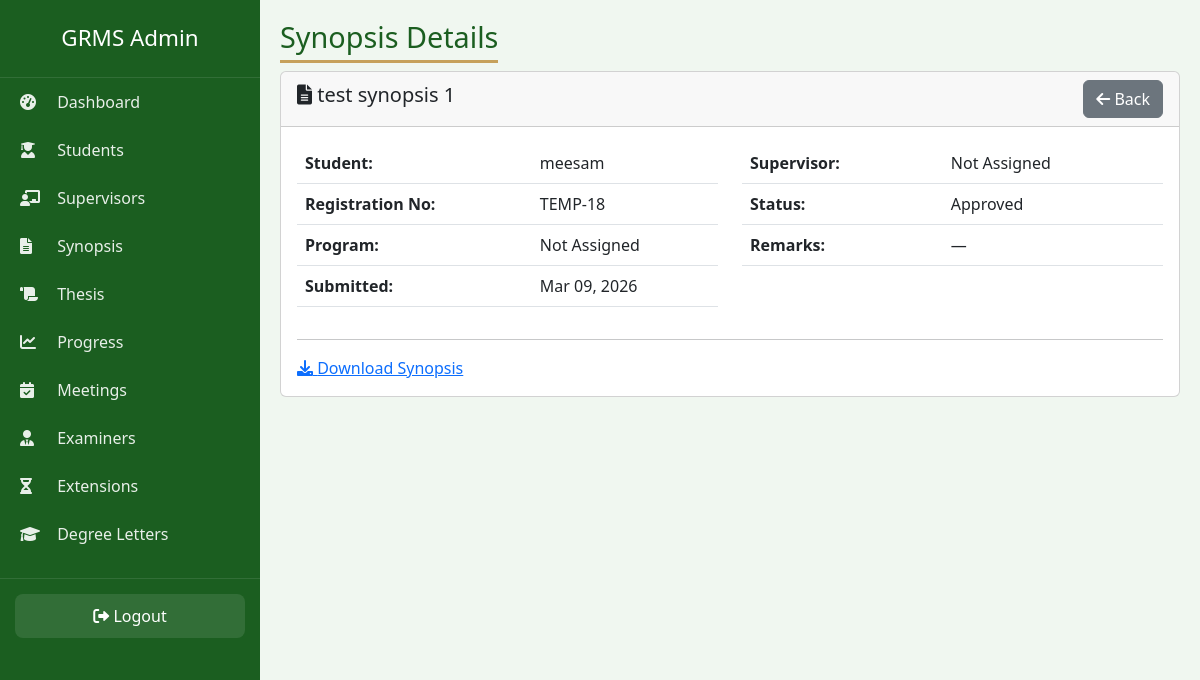
The app's page /admin-panel-2026-secure/synopsis/4/ (signed in) with its own data.
### accounts/models.py (models this page shows, shortened)
class Synopsis(models.Model):
    STATUS_CHOICES = [
        ('draft', 'Draft'),
        ('submitted', 'Submitted'),
        ('under_review', 'Under Review'),
        ('changes_requested', 'Changes Requested'),
        ('approved', 'Approved'),
        ('rejected', 'Rejected'),
    ]
    student = models.ForeignKey(Student, on_delete=models.CASCADE, related_name='synopses')
    title = models.CharField(max_length=300)
    document = models.FileField(upload_to='synopses/', validators=[FileExtensionValidator(['pdf'])])
    submission_date = models.DateTimeField(auto_now_add=True)
    status = models.CharField(max_length=20, choices=STATUS_CHOICES, default='draft')
    supervisor = models.ForeignKey(Supervisor, on_delete=models.SET_NULL, null=True, blank=True, related_name='synopses')
    reviewed_by = models.ForeignKey(Supervisor, on_delete=models.SET_NULL, null=True, blank=True, related_name='reviewed_synopses')
    review_comments = models.TextField(blank=True, null=True)   # null=True add kiya
    review_date = models.DateTimeField(null=True, blank=True)
    version = models.IntegerField(default=1)
    previous_version = models.ForeignKey('Synopsis', on_delete=models.SET_NULL, null=True, blank=True)
    resubmission_deadline = models.DateField(null=True, blank=True)

class Student(models.Model):
    ENROLLMENT_STATUS = (
        ('Active', 'Active'),
        ('Inactive', 'Inactive'),
        ('Completed', 'Completed'),
        ('Withdrawn', 'Withdrawn'),
    )
    user = models.OneToOneField(User, on_delete=models.CASCADE, related_name='student_profile')
    registration_no = models.CharField(max_length=30, unique=True)
    department = models.CharField(max_length=100)
    session = models.CharField(max_length=20)
    program = models.CharField(max_length=50)
    enrollment_status = models.CharField(max_length=20, choices=ENROLLMENT_STATUS, default='Active')
    admission_date = models.DateField(default=timezone.now)
    supervisor = models.ForeignKey('Supervisor', on_delete=models.SET_NULL, null=True, blank=True, related_name='students')

### accounts/views.py (the view)
# urls.py: path('admin-panel-2026-secure/synopsis/<int:pk>/', views.admin_synopsis_detail, name='admin_synopsis_detail'),
@login_required
@user_passes_test(is_admin)
def admin_synopsis_detail(request, pk):
    synopsis = get_object_or_404(Synopsis, pk=pk)
    return render(request, 'admin/synopsis/detail.html', {'synopsis': synopsis})

### accounts/views.py (called while the page is built)
def is_admin(user):
    return user.is_superuser or user.groups.filter(name='Admin').exists()

### templates/admin/synopsis/detail.html (shortened to what this page needs)
{% extends 'admin/base.html' %}
{% load static %}
{% block page_title %}Synopsis Details{% endblock %}
{% block content %}
<div class="card">
    <div class="card-header d-flex justify-content-between align-items-center">
        <h5><i class="fas fa-file-alt"></i> {{ synopsis.title }}</h5>
        <a href="{% url 'admin_synopsis_list' %}" class="btn btn-secondary">
            <i class="fas fa-arrow-left"></i> Back
        </a>
    </div>
    <div class="card-body">
        <div class="row">
            <div class="col-md-6">
                <table class="table">
                    <tr><th>Student:</th><td>{{ synopsis.student.user.get_full_name }}</td></tr>
                    <tr><th>Registration No:</th><td>{{ synopsis.student.registration_no }}</td></tr>
                    <tr><th>Program:</th><td>{{ synopsis.student.program }}</td></tr>
                    <tr><th>Submitted:</th><td>{{ synopsis.submission_date|date:"M d, Y" }}</td></tr>
                </table>
            </div>
            <div class="col-md-6">
                <table class="table">
                    <tr><th>Supervisor:</th><td>{{ synopsis.supervisor.user.get_full_name|default:"Not Assigned" }}</td></tr>
                    <tr><th>Status:</th><td>
                        <span class="badge-custom
                            {% if synopsis.status == 'Approved' %}badge-approved
                            {% elif synopsis.status == 'Pending' %}badge-pending
                            {% else %}badge-rejected{% endif %}">
                            {{ synopsis.status }}
                        </span>
                    </td></tr>
                    <tr><th>Remarks:</th><td>{{ synopsis.remarks|default:"—" }}</td></tr>
                </table>
            </div>
        </div>
        <hr>
        <a href="{{ synopsis.file.url }}" target="_blank" class="btn-action">
            <i class="fas fa-download"></i> Download Synopsis
        </a>
    </div>
</div>
{% endblock %}

### templates/admin/base.html (style rules this page uses)
* { margin:0;padding:0;box-sizing:border-box; }
body { background:#f0f7f0;font-family:'Segoe UI',sans-serif; }

### records on screen
Synopsis: title "test synopsis 1", student.user.get_full_name "meesam", student.registration_no "TEMP-18", student.program "Not Assigned", submission_date "Mar 09, 2026", supervisor.user.get_full_name "Not Assigned", status "Approved"

### other values on screen
{{ synopsis.remarks|default:"—" }} "—"
